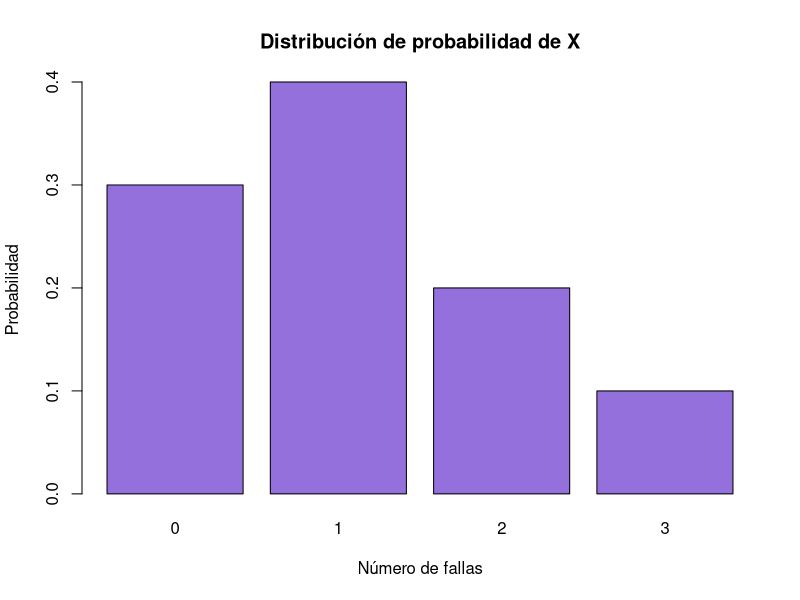
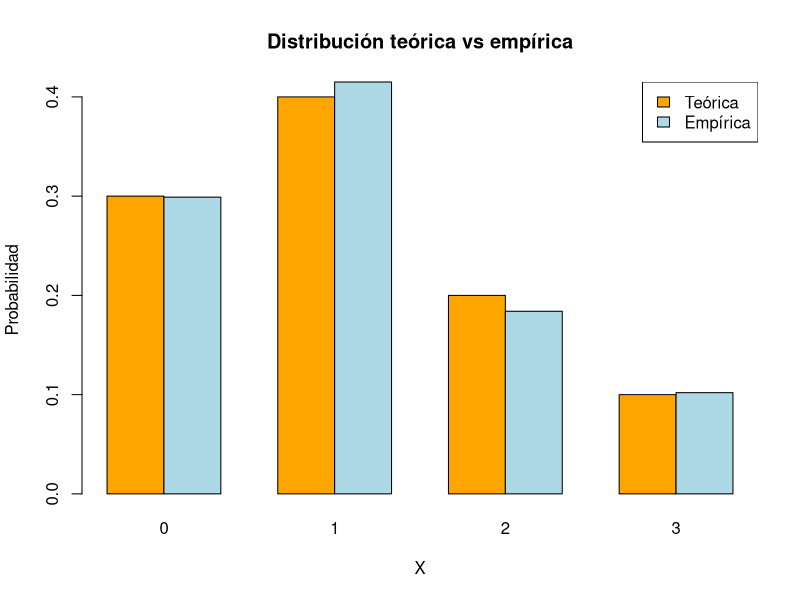

The R source for these figures, in order:
## ---- chunk 1
x <- c(0, 1, 2, 3)
p <- c(0.30, 0.40, 0.20, 0.10)

sum(p)
## ---- chunk 2
E_X <- sum(x * p)
E_X
## ---- chunk 3
E_X2 <- sum((x^2) * p)
E_X2
## ---- chunk 4
Var_X <- E_X2 - E_X^2
Var_X
## ---- chunk 5
sqrt(Var_X)
## ---- chunk 6
barplot(p, names.arg = x, col = "mediumpurple",
        main = "Distribución de probabilidad de X",
        xlab = "Número de fallas",
        ylab = "Probabilidad")
## ---- chunk 7
set.seed(654)
sim_x <- sample(x, size = 1000, replace = TRUE, prob = p)

mean(sim_x)
var(sim_x)
## ---- chunk 8
tabla_emp <- prop.table(table(sim_x))
barplot(rbind(p, as.numeric(tabla_emp)),
        beside = TRUE,
        names.arg = x,
        col = c("orange", "lightblue"),
        main = "Distribución teórica vs empírica",
        xlab = "X", ylab = "Probabilidad")
legend("topright", legend = c("Teórica", "Empírica"),
       fill = c("orange", "lightblue"))
